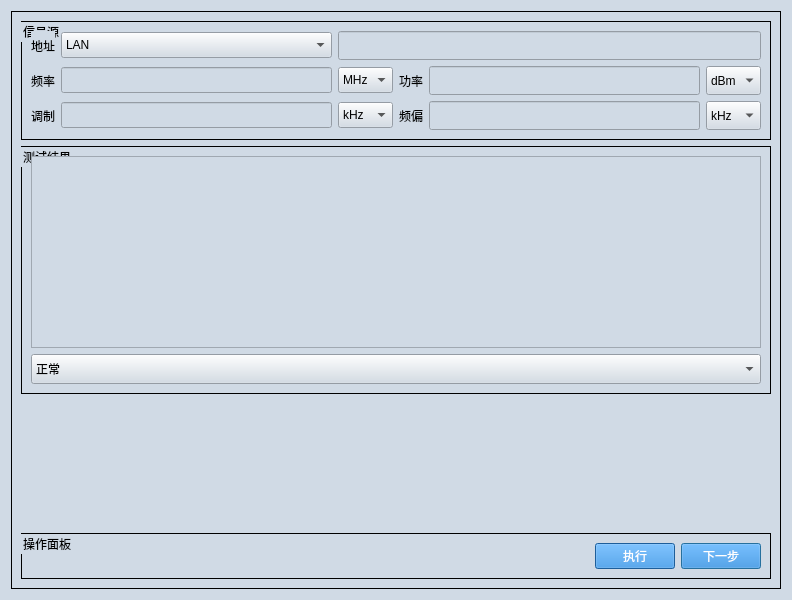
<?xml version="1.0" encoding="UTF-8"?>
<ui version="4.0">
 <class>Dialog</class>
 <widget class="QDialog" name="Dialog">
  <property name="geometry">
   <rect>
    <x>0</x>
    <y>0</y>
    <width>792</width>
    <height>600</height>
   </rect>
  </property>
  <property name="font">
   <font>
    <family>Microsoft YaHei</family>
    <pointsize>14</pointsize>
   </font>
  </property>
  <property name="windowTitle">
   <string>Dialog</string>
  </property>
  <property name="styleSheet">
   <string notr="true">QDialog{
background-color:#D0DAE5;
}

QTextBrower{
background-color:#D0DAE5;
}

QLineEdit{
background-color:#D0DAE5;
}

QWidget{
background-color:#D0DAE5;
}

QStackedWidget{
background-color:#D0DAE5;
}

QHeaderView{
background-color:#D0DAE5;
}

QLabel{
font-size:12px;
font-family:Microsoft YaHei;
background-color:#D0DAE5;
}

QPushButton{         /*按钮自适应拉伸背景*/
border-width: 2px 15px 2px 15px;
background-color:#2884D8;
color: #FFFFFF;
font-size:12px;
font-family:Microsoft YaHei;
}

QGroupBox{
font-size:12px;
font-family:Microsoft YaHei;
border:1px solid rgb(0, 0, 0); 
}</string>
  </property>
  <layout class="QGridLayout" name="gridLayout_2">
   <item row="0" column="0">
    <widget class="QGroupBox" name="groupBox">
     <property name="title">
      <string/>
     </property>
     <layout class="QGridLayout" name="gridLayout_4">
      <item row="0" column="0">
       <widget class="QGroupBox" name="groupBox_2">
        <property name="title">
         <string>信号源</string>
        </property>
        <layout class="QGridLayout" name="gridLayout">
         <item row="0" column="0">
          <widget class="QLabel" name="label_5">
           <property name="text">
            <string>地址</string>
           </property>
          </widget>
         </item>
         <item row="1" column="0">
          <widget class="QLabel" name="label">
           <property name="text">
            <string>频率</string>
           </property>
          </widget>
         </item>
         <item row="1" column="1">
          <widget class="QLineEdit" name="lineEdit_freq_sg">
           <property name="minimumSize">
            <size>
             <width>0</width>
             <height>26</height>
            </size>
           </property>
          </widget>
         </item>
         <item row="1" column="2">
          <widget class="QComboBox" name="comboBox_sg_freq">
           <property name="minimumSize">
            <size>
             <width>0</width>
             <height>26</height>
            </size>
           </property>
           <item>
            <property name="text">
             <string>MHz</string>
            </property>
           </item>
          </widget>
         </item>
         <item row="1" column="3">
          <widget class="QLabel" name="label_2">
           <property name="text">
            <string>功率</string>
           </property>
          </widget>
         </item>
         <item row="1" column="4">
          <widget class="QLineEdit" name="lineEdit_power_sg">
           <property name="sizePolicy">
            <sizepolicy hsizetype="Expanding" vsizetype="Expanding">
             <horstretch>0</horstretch>
             <verstretch>0</verstretch>
            </sizepolicy>
           </property>
          </widget>
         </item>
         <item row="1" column="5">
          <widget class="QComboBox" name="comboBox_sg_power">
           <property name="sizePolicy">
            <sizepolicy hsizetype="Preferred" vsizetype="Expanding">
             <horstretch>0</horstretch>
             <verstretch>0</verstretch>
            </sizepolicy>
           </property>
           <item>
            <property name="text">
             <string>dBm</string>
            </property>
           </item>
          </widget>
         </item>
         <item row="2" column="0">
          <widget class="QLabel" name="label_3">
           <property name="text">
            <string>调制</string>
           </property>
          </widget>
         </item>
         <item row="2" column="1">
          <widget class="QLineEdit" name="lineEdit_freq_sg_2">
           <property name="minimumSize">
            <size>
             <width>0</width>
             <height>26</height>
            </size>
           </property>
          </widget>
         </item>
         <item row="2" column="2">
          <widget class="QComboBox" name="comboBox_sg_freq_2">
           <property name="minimumSize">
            <size>
             <width>0</width>
             <height>26</height>
            </size>
           </property>
           <item>
            <property name="text">
             <string>kHz</string>
            </property>
           </item>
          </widget>
         </item>
         <item row="2" column="3">
          <widget class="QLabel" name="label_4">
           <property name="text">
            <string>频偏</string>
           </property>
          </widget>
         </item>
         <item row="2" column="4">
          <widget class="QLineEdit" name="lineEdit_power_sg_2">
           <property name="sizePolicy">
            <sizepolicy hsizetype="Expanding" vsizetype="Expanding">
             <horstretch>0</horstretch>
             <verstretch>0</verstretch>
            </sizepolicy>
           </property>
          </widget>
         </item>
         <item row="2" column="5">
          <widget class="QComboBox" name="comboBox_sg_power_2">
           <property name="sizePolicy">
            <sizepolicy hsizetype="Preferred" vsizetype="Expanding">
             <horstretch>0</horstretch>
             <verstretch>0</verstretch>
            </sizepolicy>
           </property>
           <item>
            <property name="text">
             <string>kHz</string>
            </property>
           </item>
          </widget>
         </item>
         <item row="0" column="1">
          <widget class="QComboBox" name="comboBox_sg_addr">
           <property name="minimumSize">
            <size>
             <width>0</width>
             <height>26</height>
            </size>
           </property>
           <item>
            <property name="text">
             <string>LAN</string>
            </property>
           </item>
          </widget>
         </item>
         <item row="0" column="2" colspan="4">
          <widget class="QLineEdit" name="lineEdit_addr_sg">
           <property name="sizePolicy">
            <sizepolicy hsizetype="Expanding" vsizetype="Expanding">
             <horstretch>0</horstretch>
             <verstretch>0</verstretch>
            </sizepolicy>
           </property>
          </widget>
         </item>
        </layout>
       </widget>
      </item>
      <item row="1" column="0">
       <widget class="QGroupBox" name="groupBox_3">
        <property name="title">
         <string>测试结果</string>
        </property>
        <layout class="QGridLayout" name="gridLayout_3">
         <item row="0" column="0">
          <widget class="QTextBrowser" name="textBrowser"/>
         </item>
         <item row="1" column="0">
          <widget class="QComboBox" name="comboBox">
           <property name="sizePolicy">
            <sizepolicy hsizetype="Preferred" vsizetype="Expanding">
             <horstretch>0</horstretch>
             <verstretch>0</verstretch>
            </sizepolicy>
           </property>
           <property name="minimumSize">
            <size>
             <width>0</width>
             <height>30</height>
            </size>
           </property>
           <item>
            <property name="text">
             <string>正常</string>
            </property>
           </item>
           <item>
            <property name="text">
             <string>异常</string>
            </property>
           </item>
          </widget>
         </item>
        </layout>
       </widget>
      </item>
      <item row="2" column="0">
       <spacer name="verticalSpacer">
        <property name="orientation">
         <enum>Qt::Vertical</enum>
        </property>
        <property name="sizeHint" stdset="0">
         <size>
          <width>20</width>
          <height>133</height>
         </size>
        </property>
       </spacer>
      </item>
      <item row="3" column="0">
       <widget class="QGroupBox" name="groupBox_4">
        <property name="title">
         <string>操作面板</string>
        </property>
        <layout class="QGridLayout" name="gridLayout_5">
         <item row="0" column="2">
          <widget class="QPushButton" name="pushButton_next">
           <property name="text">
            <string>下一步</string>
           </property>
          </widget>
         </item>
         <item row="0" column="0">
          <spacer name="horizontalSpacer_2">
           <property name="orientation">
            <enum>Qt::Horizontal</enum>
           </property>
           <property name="sizeHint" stdset="0">
            <size>
             <width>40</width>
             <height>20</height>
            </size>
           </property>
          </spacer>
         </item>
         <item row="0" column="1">
          <widget class="QPushButton" name="pushButton_excute">
           <property name="text">
            <string>执行</string>
           </property>
          </widget>
         </item>
        </layout>
       </widget>
      </item>
     </layout>
    </widget>
   </item>
  </layout>
 </widget>
 <resources>
  <include location="iconQrc.qrc"/>
 </resources>
 <connections/>
</ui>
